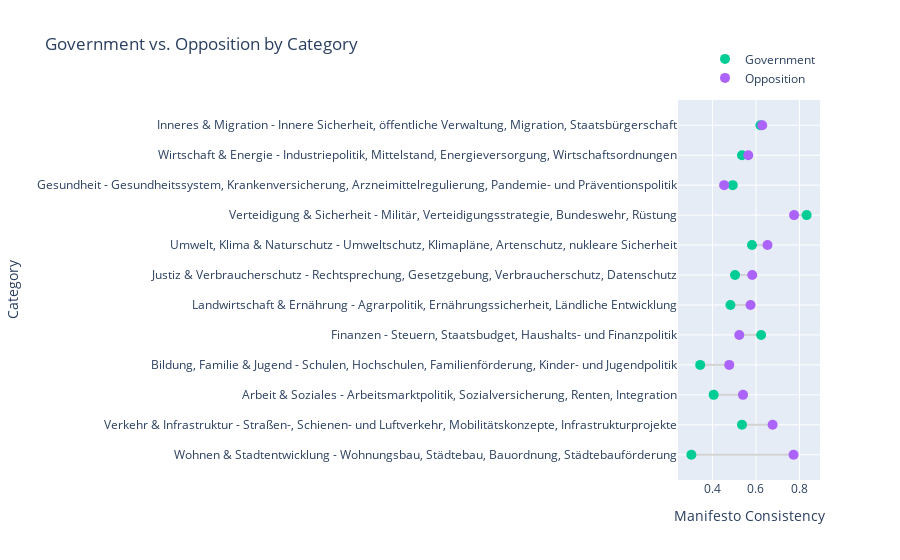

The notebook cell saved with this chart:
### Code cell
import plotly.graph_objects as go


df = (
    predictions.groupby(["is_governing", "category"])["vote_correct"]
    .mean()
    .to_frame()
    .reset_index()
    .sort_values(by=["is_governing", "vote_correct"], ascending=[True, False])
)

votes_per_category = predictions.groupby("category")["vote_id"].nunique()
statistically_relevant = votes_per_category[votes_per_category > 10].index
df = df[df["category"].isin(statistically_relevant)]

# assume df is your DataFrame
# sort categories so the largest gaps stand out (optional)
# you could sort by abs difference:
diffs = df.pivot(index="category", columns="is_governing", values="vote_correct")
diffs["gap"] = (diffs[True] - diffs[False]).abs()
ordered_cats = diffs.sort_values("gap", ascending=False).index.tolist()
df["category"] = pd.Categorical(df["category"], categories=ordered_cats, ordered=True)

fig = go.Figure()

# add a line for each category
for cat in ordered_cats:
    sub = df[df["category"] == cat]
    fig.add_trace(
        go.Scatter(
            x=sub["vote_correct"],
            y=[cat, cat],
            mode="lines",
            line=dict(color="lightgray"),
            showlegend=False,
            hoverinfo="none",
        )
    )

# add the two sets of points
fig.add_trace(
    go.Scatter(
        x=df[df["is_governing"] == True]["vote_correct"],
        y=df[df["is_governing"] == True]["category"],
        mode="markers",
        name="Government",
        marker=dict(symbol="circle", size=10),
    )
)
fig.add_trace(
    go.Scatter(
        x=df[df["is_governing"] == False]["vote_correct"],
        y=df[df["is_governing"] == False]["category"],
        mode="markers",
        name="Opposition",
        marker=dict(symbol="circle", size=10),
    )
)

fig.update_layout(
    title="Government vs. Opposition by Category",
    xaxis_title="Manifesto Consistency",
    yaxis_title="Category",
    legend=dict(orientation="h", yanchor="bottom", y=1.02, xanchor="right", x=1),
)

fig.show()

### Figure 1 — Plotly figure (JSON) as saved in the notebook; plotly's stock layout.template omitted (floating-point values rounded to 4 significant figures)
{"data": [{"hoverinfo": "none", "line": {"color": "lightgray"}, "mode": "lines", "showlegend": false, "type": "scatter", "x": [0.7727, 0.303], "y": ["Wohnen & Stadtentwicklung - Wohnungsbau, Städtebau, Bauordnung, Städtebauförderung", "Wohnen & Stadtentwicklung - Wohnungsbau, Städtebau, Bauordnung, Städtebauförderung"]}, {"hoverinfo": "none", "line": {"color": "lightgray"}, "mode": "lines", "showlegend": false, "type": "scatter", "x": [0.6765, 0.5357], "y": ["Verkehr & Infrastruktur - Straßen-, Schienen- und Luftverkehr, Mobilitätskonzepte, Infrastrukturprojekte", "Verkehr & Infrastruktur - Straßen-, Schienen- und Luftverkehr, Mobilitätskonzepte, Infrastrukturprojekte"]}, {"hoverinfo": "none", "line": {"color": "lightgray"}, "mode": "lines", "showlegend": false, "type": "scatter", "x": [0.5404, 0.4056], "y": ["Arbeit & Soziales - Arbeitsmarktpolitik, Sozialversicherung, Renten, Integration", "Arbeit & Soziales - Arbeitsmarktpolitik, Sozialversicherung, Renten, Integration"]}, {"hoverinfo": "none", "line": {"color": "lightgray"}, "mode": "lines", "showlegend": false, "type": "scatter", "x": [0.4773, 0.3438], "y": ["Bildung, Familie & Jugend - Schulen, Hochschulen, Familienförderung, Kinder- und Jugendpolitik", "Bildung, Familie & Jugend - Schulen, Hochschulen, Familienförderung, Kinder- und Jugendpolitik"]}, {"hoverinfo": "none", "line": {"color": "lightgray"}, "mode": "lines", "showlegend": false, "type": "scatter", "x": [0.5233, 0.6237], "y": ["Finanzen - Steuern, Staatsbudget, Haushalts- und Finanzpolitik", "Finanzen - Steuern, Staatsbudget, Haushalts- und Finanzpolitik"]}, {"hoverinfo": "none", "line": {"color": "lightgray"}, "mode": "lines", "showlegend": false, "type": "scatter", "x": [0.575, 0.4828], "y": ["Landwirtschaft & Ernährung - Agrarpolitik, Ernährungssicherheit, Ländliche Entwicklung", "Landwirtschaft & Ernährung - Agrarpolitik, Ernährungssicherheit, Ländliche Entwicklung"]}, {"hoverinfo": "none", "line": {"color": "lightgray"}, "mode": "lines", "showlegend": false, "type": "scatter", "x": [0.5829, 0.5038], "y": ["Justiz & Verbraucherschutz - Rechtsprechung, Gesetzgebung, Verbraucherschutz, Datenschutz", "Justiz & Verbraucherschutz - Rechtsprechung, Gesetzgebung, Verbraucherschutz, Datenschutz"]}, {"hoverinfo": "none", "line": {"color": "lightgray"}, "mode": "lines", "showlegend": false, "type": "scatter", "x": [0.6531, 0.5818], "y": ["Umwelt, Klima & Naturschutz - Umweltschutz, Klimapläne, Artenschutz, nukleare Sicherheit", "Umwelt, Klima & Naturschutz - Umweltschutz, Klimapläne, Artenschutz, nukleare Sicherheit"]}, {"hoverinfo": "none", "line": {"color": "lightgray"}, "mode": "lines", "showlegend": false, "type": "scatter", "x": [0.775, 0.8329], "y": ["Verteidigung & Sicherheit - Militär, Verteidigungsstrategie, Bundeswehr, Rüstung", "Verteidigung & Sicherheit - Militär, Verteidigungsstrategie, Bundeswehr, Rüstung"]}, {"hoverinfo": "none", "line": {"color": "lightgray"}, "mode": "lines", "showlegend": false, "type": "scatter", "x": [0.4537, 0.4932], "y": ["Gesundheit - Gesundheitssystem, Krankenversicherung, Arzneimittelregulierung, Pandemie- und Präventionspolitik", "Gesundheit - Gesundheitssystem, Krankenversicherung, Arzneimittelregulierung, Pandemie- und Präventionspolitik"]}, {"hoverinfo": "none", "line": {"color": "lightgray"}, "mode": "lines", "showlegend": false, "type": "scatter", "x": [0.5645, 0.5357], "y": ["Wirtschaft & Energie - Industriepolitik, Mittelstand, Energieversorgung, Wirtschaftsordnungen", "Wirtschaft & Energie - Industriepolitik, Mittelstand, Energieversorgung, Wirtschaftsordnungen"]}, {"hoverinfo": "none", "line": {"color": "lightgray"}, "mode": "lines", "showlegend": false, "type": "scatter", "x": [0.6287, 0.6203], "y": ["Inneres & Migration - Innere Sicherheit, öffentliche Verwaltung, Migration, Staatsbürgerschaft", "Inneres & Migration - Innere Sicherheit, öffentliche Verwaltung, Migration, Staatsbürgerschaft"]}, {"marker": {"size": 10, "symbol": "circle"}, "mode": "markers", "name": "Government", "type": "scatter", "x": [0.8329, 0.6237, 0.6203, 0.5818, 0.5357, 0.5357, 0.5038, 0.4932, 0.4828, 0.4056, 0.3438, 0.303], "y": ["Verteidigung & Sicherheit - Militär, Verteidigungsstrategie, Bundeswehr, Rüstung", "Finanzen - Steuern, Staatsbudget, Haushalts- und Finanzpolitik", "Inneres & Migration - Innere Sicherheit, öffentliche Verwaltung, Migration, Staatsbürgerschaft", "Umwelt, Klima & Naturschutz - Umweltschutz, Klimapläne, Artenschutz, nukleare Sicherheit", "Verkehr & Infrastruktur - Straßen-, Schienen- und Luftverkehr, Mobilitätskonzepte, Infrastrukturprojekte", "Wirtschaft & Energie - Industriepolitik, Mittelstand, Energieversorgung, Wirtschaftsordnungen", "Justiz & Verbraucherschutz - Rechtsprechung, Gesetzgebung, Verbraucherschutz, Datenschutz", "Gesundheit - Gesundheitssystem, Krankenversicherung, Arzneimittelregulierung, Pandemie- und Präventionspolitik", "Landwirtschaft & Ernährung - Agrarpolitik, Ernährungssicherheit, Ländliche Entwicklung", "Arbeit & Soziales - Arbeitsmarktpolitik, Sozialversicherung, Renten, Integration", "Bildung, Familie & Jugend - Schulen, Hochschulen, Familienförderung, Kinder- und Jugendpolitik", "Wohnen & Stadtentwicklung - Wohnungsbau, Städtebau, Bauordnung, Städtebauförderung"]}, {"marker": {"size": 10, "symbol": "circle"}, "mode": "markers", "name": "Opposition", "type": "scatter", "x": [0.775, 0.7727, 0.6765, 0.6531, 0.6287, 0.5829, 0.575, 0.5645, 0.5404, 0.5233, 0.4773, 0.4537], "y": ["Verteidigung & Sicherheit - Militär, Verteidigungsstrategie, Bundeswehr, Rüstung", "Wohnen & Stadtentwicklung - Wohnungsbau, Städtebau, Bauordnung, Städtebauförderung", "Verkehr & Infrastruktur - Straßen-, Schienen- und Luftverkehr, Mobilitätskonzepte, Infrastrukturprojekte", "Umwelt, Klima & Naturschutz - Umweltschutz, Klimapläne, Artenschutz, nukleare Sicherheit", "Inneres & Migration - Innere Sicherheit, öffentliche Verwaltung, Migration, Staatsbürgerschaft", "Justiz & Verbraucherschutz - Rechtsprechung, Gesetzgebung, Verbraucherschutz, Datenschutz", "Landwirtschaft & Ernährung - Agrarpolitik, Ernährungssicherheit, Ländliche Entwicklung", "Wirtschaft & Energie - Industriepolitik, Mittelstand, Energieversorgung, Wirtschaftsordnungen", "Arbeit & Soziales - Arbeitsmarktpolitik, Sozialversicherung, Renten, Integration", "Finanzen - Steuern, Staatsbudget, Haushalts- und Finanzpolitik", "Bildung, Familie & Jugend - Schulen, Hochschulen, Familienförderung, Kinder- und Jugendpolitik", "Gesundheit - Gesundheitssystem, Krankenversicherung, Arzneimittelregulierung, Pandemie- und Präventionspolitik"]}], "layout": {"legend": {"orientation": "h", "x": 1, "xanchor": "right", "y": 1.02, "yanchor": "bottom"}, "title": {"text": "Government vs. Opposition by Category"}, "xaxis": {"title": {"text": "Manifesto Consistency"}}, "yaxis": {"title": {"text": "Category"}}}}
